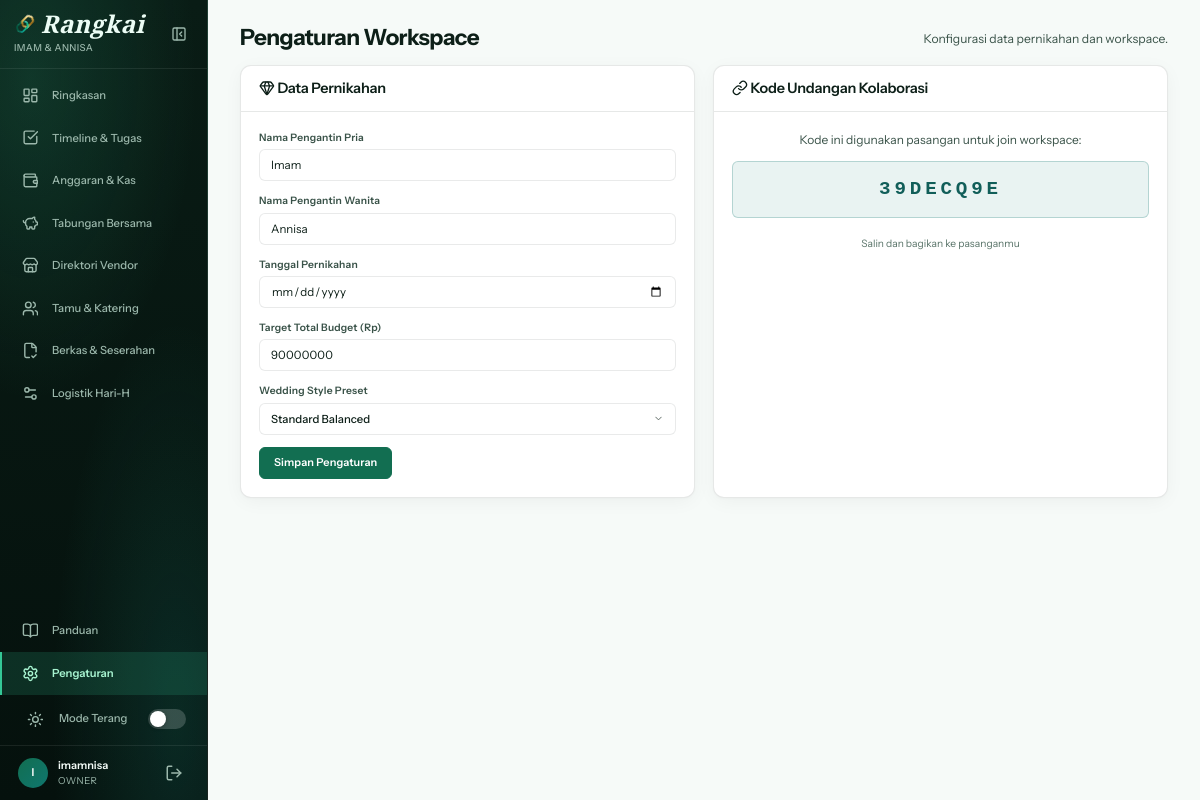
The app's page /settings/ (signed in) with its own data.
### core/models.py (models this page shows, shortened)
class Wedding(models.Model):
    groom_name = models.CharField('Nama Pengantin Pria', max_length=100)
    bride_name = models.CharField('Nama Pengantin Wanita', max_length=100)
    wedding_date = models.DateField('Tanggal Pernikahan', null=True, blank=True)
    total_budget = models.DecimalField(
        'Target Total Budget (Rp)',
        max_digits=15,
        decimal_places=0,
        default=0,
    )
    budget_style = models.CharField(
        'Wedding Style Preset',
        max_length=20,
        choices=[
            ('foodie', 'Foodie Focus'),
            ('aesthetic', 'Aesthetic Focus'),
            ('balanced', 'Standard Balanced'),
        ],
        default='balanced',
    )
    invite_code = models.CharField(
        'Kode Undangan Kolaborasi',
        max_length=8,
        unique=True,
        default=generate_invite_code,
    )
    members = models.ManyToManyField(
        settings.AUTH_USER_MODEL,
        through='WeddingMembership',
        related_name='weddings',
    )
    created_at = models.DateTimeField(auto_now_add=True)
    updated_at = models.DateTimeField(auto_now=True)
    class Meta:
        verbose_name = 'Wedding Workspace'
        verbose_name_plural = 'Wedding Workspaces'
        ordering = ['-created_at']
    @property
    def days_remaining(self):
        if not self.wedding_date:
            return None
        delta = self.wedding_date - timezone.now().date()
        return max(delta.days, 0)

class WeddingMembership(models.Model):
    ROLE_CHOICES = [
        ('owner', 'Owner'),
        ('co_owner', 'Co-Owner'),
        ('crew', 'Crew / Panitia'),
    ]
    user = models.ForeignKey(
        settings.AUTH_USER_MODEL,
        on_delete=models.CASCADE,
        related_name='wedding_memberships',
    )
    wedding = models.ForeignKey(
        Wedding,
        on_delete=models.CASCADE,
        related_name='memberships',
    )
    role = models.CharField(
        max_length=10,
        choices=ROLE_CHOICES,
        default='owner',
    )
    joined_at = models.DateTimeField(auto_now_add=True)
    class Meta:
        unique_together = ('user', 'wedding')
        verbose_name = 'Wedding Membership'

### core/views.py (the view)
# urls.py: path('settings/', views.settings_view, name='settings'),
@login_required
@workspace_required
def settings_view(request):
    wedding = request.wedding
    if request.method == 'POST':
        form = WeddingSettingsForm(request.POST, instance=wedding)
        if form.is_valid():
            form.save()
            messages.success(request, 'Pengaturan berhasil disimpan.')
            if request.htmx:
                return render(request, 'core/partials/settings_form.html', {'form': form})
            return redirect('core:settings')
    else:
        form = WeddingSettingsForm(instance=wedding)
    return render(request, 'core/settings.html', {'form': form})

### core/forms.py
class WeddingSettingsForm(forms.ModelForm):
    class Meta:
        model = Wedding
        fields = ['groom_name', 'bride_name', 'wedding_date', 'total_budget', 'budget_style']
        widgets = {
            'groom_name': forms.TextInput(attrs={'class': 'wp-input'}),
            'bride_name': forms.TextInput(attrs={'class': 'wp-input'}),
            'wedding_date': forms.DateInput(attrs={'type': 'date', 'class': 'wp-input'}),
            'total_budget': forms.NumberInput(attrs={'class': 'wp-input'}),
            'budget_style': forms.Select(attrs={'class': 'wp-input'}),
        }

### core/context_processors.py (called while the page is built)
def workspace_context(request):
    ctx = {
        'wedding': getattr(request, 'wedding', None),
        'wedding_role': getattr(request, 'wedding_role', None),
    }
    if ctx['wedding']:
        ctx['days_remaining'] = ctx['wedding'].days_remaining
    return ctx

### templates/core/settings.html (shortened to what this page needs)
{% extends "base.html" %}
{% load humanize %}
{% block content %}
<div class="page-header">
  <h1>Pengaturan <span class="serif-accent">Workspace</span></h1>
  <p class="page-subtitle">Konfigurasi data pernikahan dan workspace.</p>
</div>
<div class="bento-grid bento-grid-2">
  <div class="card">
    <div class="card-header">
      <h3><i data-lucide="gem"></i> Data Pernikahan</h3>
    </div>
    <div class="card-body">
      <form method="post">
        {% for field in form %}
        <div class="form-group">
          <label for="{{ field.id_for_label }}">{{ field.label }}</label>
          {{ field }}
        </div>
        {% endfor %}
        <button type="submit" class="btn btn-primary">Simpan Pengaturan</button>
      </form>
    </div>
  </div>
  <div class="card">
    <div class="card-header">
      <h3><i data-lucide="link"></i> Kode Undangan Kolaborasi</h3>
    </div>
    <div class="card-body text-center">
      <p class="text-secondary mb-md">Kode ini digunakan pasangan untuk join workspace:</p>
      <div class="invite-code-display mb-lg">{{ wedding.invite_code }}</div>
      <p class="text-muted" style="font-size: 0.8rem;">Salin dan bagikan ke pasanganmu</p>
    </div>
  </div>
</div>
{% endblock %}

### templates/base.html (shortened to what this page needs)
{% load static %}
{% load humanize %}
<!DOCTYPE html>
<html lang="id">
<head>
  <link rel="stylesheet" href="{% static 'css/design-tokens.css' %}?v=41">
  <link rel="stylesheet" href="{% static 'css/main.css' %}?v=41">
  <link rel="stylesheet" href="https://cdn.jsdelivr.net/npm/driver.js@1.0.1/dist/driver.css" />
</head>
<body>
  {% block body %}
  <div class="app-shell" x-data="{
         collapsed: (localStorage.getItem('sidebarCollapsed') === null) ? window.innerWidth < 1100 : localStorage.getItem('sidebarCollapsed') === 'true',
          isMobile: window.innerWidth <= 768,
          drawerOpen: false,
          touchX: null,
          get rail() { return this.collapsed && !this.isMobile; },
          init() {
            const mq = window.matchMedia('(max-width: 768px)');
            const sync = () => { this.isMobile = mq.matches; if (!mq.matches) this.drawerOpen = false; };
            mq.addEventListener('change', sync); sync();
            window.addEventListener('toggle-drawer', () => { this.drawerOpen = !this.drawerOpen; });
            window.addEventListener('close-drawer', () => { this.drawerOpen = false; });
            this.$watch('drawerOpen', v => { document.body.classList.toggle('drawer-open', v); if (v) this.$nextTick(() => { if (window.lucide) lucide.createIcons(); }); });
          },
         isDark: document.documentElement.getAttribute('data-theme') === 'dark',
         inspectorOpen: false,
         inspectorTitle: '',
         toggleTheme() {
           this.isDark = !this.isDark;
           const newTheme = this.isDark ? 'dark' : 'light';
           document.documentElement.setAttribute('data-theme', newTheme);
           localStorage.setItem('theme', newTheme);
           this.$nextTick(() => { if (window.lucide) lucide.createIcons(); });
           window.dispatchEvent(new CustomEvent('themeChanged', { detail: { theme: newTheme } }));
         },
         openInspector(title, content) {
           this.inspectorTitle = title || 'Details';
           if (content) {
             document.getElementById('inspectorContent').innerHTML = content;
           }
           this.inspectorOpen = true;
           this.$nextTick(() => { if (window.lucide) lucide.createIcons(); });
         },
         closeInspector() {
           this.inspectorOpen = false;
         }
       }" @open-inspector.window="openInspector($event.detail.title, $event.detail.content)"
    @close-inspector.window="closeInspector()">
    <aside class="sidebar" id="sidebar" :class="{ 'collapsed': rail, 'open': drawerOpen }"
      @keydown.escape.window="drawerOpen = false"
      @touchstart.passive="touchX = $event.touches[0].clientX"
      @touchend.passive="if (isMobile && touchX !== null && touchX - $event.changedTouches[0].clientX > 60) drawerOpen = false; touchX = null">
      <div class="sidebar-brand">
        <a href="{% url 'core:dashboard' %}" class="brand-link" x-show="!rail">
          <div class="brand-info">
            <div class="brand-title-row">
              <img src="{% static 'img/logo.svg' %}?v=21" alt="Rangkai Logo" class="brand-logo-icon" />
              <span class="brand-text">Rangkai</span>
            </div>
            {% if wedding %}
            <div class="couple-names">
              {{ wedding.groom_name|title }} & {{ wedding.bride_name|title }}
            </div>
            {% endif %}
          </div>
        </a>
        <button type="button"
                class="sidebar-collapse-btn"
                @click="collapsed = !collapsed; localStorage.setItem('sidebarCollapsed', collapsed); setTimeout(() => lucide.createIcons(), 50); setTimeout(() => window.dispatchEvent(new Event('resize')), 350);"
                :title="rail ? 'Perluas Sidebar' : 'Kecilkan Sidebar'"
                :aria-label="rail ? 'Perluas Sidebar' : 'Kecilkan Sidebar'">
          <i x-show="!rail" data-lucide="panel-left-close" style="width: 16px; height: 16px;"></i>
        </button>
      </div>
      <nav class="sidebar-nav" hx-boost="true" hx-target=".main-content" hx-select=".main-content" hx-swap="outerHTML show:top" hx-sync="this:replace">
        <a href="{% url 'core:dashboard' %}"
          class="{% if request.path == '/' or request.path == '/dashboard/' %}active{% endif %}">
          <span class="nav-icon"><i data-lucide="layout-dashboard"></i></span> <span class="nav-text">Ringkasan</span>
        </a>
        <a href="{% url 'operations-checklist:checklist' %}"
          class="{% if '/checklist/' in request.path and '/details/' not in request.path %}active{% endif %}">
          <span class="nav-icon"><i data-lucide="check-square"></i></span> <span class="nav-text">Timeline & Tugas</span>
        </a>
        <a href="{% url 'finances:dashboard' %}"
          class="{% if '/budgets/' in request.path and '/savings/' not in request.path %}active{% endif %}">
          <span class="nav-icon"><i data-lucide="wallet"></i></span> <span class="nav-text">Anggaran & Kas</span>
        </a>
        <a href="{% url 'finances:savings_tracker' %}" class="{% if '/savings/' in request.path %}active{% endif %}">
          <span class="nav-icon"><i data-lucide="piggy-bank"></i></span> <span class="nav-text">Tabungan Bersama</span>
        </a>
        <a href="{% url 'vendors:compare' %}" class="{% if '/vendors/' in request.path %}active{% endif %}">
          <span class="nav-icon"><i data-lucide="store"></i></span> <span class="nav-text">Direktori Vendor</span>
        </a>
        <a href="{% url 'guests:list' %}" class="{% if '/guests/' in request.path %}active{% endif %}">
          <span class="nav-icon"><i data-lucide="users"></i></span> <span class="nav-text">Tamu & Katering</span>
        </a>
        <a href="{% url 'operations-checklist:detail_checklists' %}"
          class="{% if '/details/' in request.path %}active{% endif %}">
          <span class="nav-icon"><i data-lucide="file-check-2"></i></span> <span class="nav-text">Berkas & Seserahan</span>
        </a>
        <a href="{% url 'operations-hub:operations_hub' %}"
          class="{% if '/operations/' in request.path %}active{% endif %}">
          <span class="nav-icon"><i data-lucide="settings-2"></i></span> <span class="nav-text">Logistik Hari-H</span>
        </a>
        <a href="{% url 'core:guide' %}" class="{% if '/guide/' in request.path %}active{% endif %}"
          style="margin-top: auto;">
          <span class="nav-icon"><i data-lucide="book-open"></i></span> <span class="nav-text">Panduan</span>
        </a>
        <a href="{% url 'core:settings' %}" class="{% if '/settings/' in request.path %}active{% endif %}">
          <span class="nav-icon"><i data-lucide="settings"></i></span> <span class="nav-text">Pengaturan</span>
        </a>
        <div class="sidebar-theme-toggle-row" @click="toggleTheme()"
          :title="isDark ? 'Beralih ke Mode Terang' : 'Beralih ke Mode Gelap'">
          <span class="nav-icon"><i :data-lucide="isDark ? 'moon' : 'sun'"></i></span>
          <span class="nav-text" x-show="!rail" x-text="isDark ? 'Mode Gelap' : 'Mode Terang'">Mode Gelap</span>
          <div class="theme-switch" x-show="!rail">
            <span class="theme-switch-slider" :class="{ 'active': isDark }"></span>
          </div>
        </div>
      </nav>
      <div class="sidebar-footer" :style="rail ? 'padding: 16px 8px;' : ''">
        {% if user.is_authenticated %}
        <div class="user-profile-row">
          <div class="user-info" x-show="!rail">
            <div class="user-avatar">
              {{ user.username|first|upper }}
            </div>
            <div class="user-text">
              <div class="user-name">
                {{ user.username }}
              </div>
              {% if wedding_role %}
              <div class="user-role">
                {{ wedding_role }}
              </div>
              {% endif %}
            </div>
          </div>
          <a href="{% url 'core:logout' %}" class="btn btn-ghost logout-btn" title="Logout"
            :style="rail ? 'width: 100%; display: flex; justify-content: center;' : ''">
            <i data-lucide="log-out" style="width: 18px; height: 18px;"></i>
          </a>
        </div>
        {% endif %}
      </div>
    </aside>
    <main class="main-content" :class="{ 'collapsed': rail }">
      {% block content %}{% endblock %}
    </main>
      </div>
  {% endblock %}
</body>
</html>

### static/css/design-tokens.css (style rules this page uses)
:root { --wp-font-logo: 'Cormorant Garamond', 'Instrument Serif', Georgia, serif; --wp-font-display: 'Instrument Sans', -apple-system, BlinkMacSystemFont, 'Segoe UI', sans-serif; --wp-font-sans: 'Instrument Sans', -apple-system, BlinkMacSystemFont, 'Segoe UI', sans-serif; --wp-font-mono: 'JetBrains Mono', 'Fira Code', monospace; --wp-text-xs: 0.75rem; --wp-text-sm: 0.84rem; --wp-text-base: 0.9375rem; --wp-text-md: 1.05rem; --wp-text-lg: 1.25rem; --wp-text-xl: 1.55rem; --wp-text-2xl: 2.15rem; --wp-bg-canvas: #F6FAF8; --wp-bg-base: #F6FAF8; --wp-bg-surface: #FFFFFF; --wp-bg-surface-subtle: #EDF4F0; --wp-bg-surface-muted: #E0ECE6; --wp-surface-panel: #FFFFFF; --wp-surface-elevated: #FFFFFF; --wp-dark-hero: #091C15; --wp-dark-hero-surface: rgba(255, 255, 255, 0.06); --wp-sidebar-bottom: #05110D; --wp-dark-border: rgba(255, 255, 255, 0.08); --wp-sidebar-border: rgba(255, 255, 255, 0.08); --wp-sidebar-text: #F2FAF6; --wp-sidebar-text-muted: #9CB8AC; --wp-sage-main: #126E51; --wp-sage-dark: #0B4A36; --wp-sage-light: #289E78; --wp-sage-soft: rgba(18, 110, 81, 0.09); --wp-sage-border: rgba(18, 110, 81, 0.24); --wp-gold-main: #0F766E; --wp-gold-dark: #115E59; --wp-gold-light: #14B8A6; --wp-gold-soft: rgba(15, 118, 110, 0.09); --wp-gold-border: rgba(15, 118, 110, 0.24); --wp-terracotta-main: #C2543D; --wp-terracotta-dark: #8C3422; --wp-terracotta-soft: rgba(194, 84, 61, 0.08); --wp-terracotta-border: rgba(194, 84, 61, 0.22); --wp-accent-contrast: #126E51; --wp-accent-contrast-hover: #0B4A36; --wp-accent-text: #FFFFFF; --wp-text-main: #0D1F18; --wp-text-primary: #0D1F18; --wp-text-secondary: #395248; --wp-text-muted: #587368; --wp-text-inverse: #F6FAF8; --wp-hairline: rgba(13, 31, 24, 0.10); --wp-border-light: rgba(13, 31, 24, 0.09); --wp-border-hover: var(--wp-sage-main); --wp-glass-bg: rgba(255, 255, 255, 0.94); --wp-glass-bg-hover: rgba(255, 255, 255, 0.99); --wp-glass-border: rgba(13, 31, 24, 0.09); --wp-glass-border-subtle: rgba(13, 31, 24, 0.06); --wp-glass-shadow: 0 4px 24px -2px rgba(9, 28, 21, 0.05), 0 1px 2px rgba(9, 28, 21, 0.03); --wp-glass-shadow-hover: 0 10px 28px -4px rgba(9, 28, 21, 0.09); --wp-radius-xs: 5px; --wp-radius-sm: 6px; --wp-radius-md: 11px; --wp-radius-lg: 16px; --wp-radius-pill: 9999px; --wp-shadow-sm: 0 2px 8px -1px rgba(9, 28, 21, 0.05); --wp-shadow-card: 0 4px 20px -2px rgba(9, 28, 21, 0.05), 0 1px 3px rgba(9, 28, 21, 0.02); --wp-shadow-elevated: 0 12px 30px -4px rgba(9, 28, 21, 0.09), 0 3px 10px -2px rgba(18, 110, 81, 0.07); --wp-shadow-hero: 0 20px 50px -10px rgba(9, 28, 21, 0.12); --wp-shadow-dropdown: 0 16px 40px -4px rgba(9, 28, 21, 0.12); --wp-shadow-drawer: -12px 0 48px -4px rgba(9, 28, 21, 0.14); --wp-transition-fast: 0.15s cubic-bezier(0.4, 0, 0.2, 1); --wp-transition-normal: 0.25s cubic-bezier(0.16, 1, 0.3, 1); --wp-transition-smooth: 0.35s cubic-bezier(0.16, 1, 0.3, 1); --wp-space-xs: 3px; --wp-space-sm: 6px; --wp-space-md: 12px; --wp-space-lg: 18px; --wp-space-xl: 28px; --wp-space-2xl: 42px; --wp-space-3xl: 56px; --wp-sidebar-width: 208px; --wp-sidebar-collapsed: 56px; --wp-inspector-width: 360px; --wp-selection-bg: rgba(18, 110, 81, 0.16); --wp-selection-text: #0D1F18; --wp-focus-ring: rgba(18, 110, 81, 0.35); }

### records on screen
Wedding: groom_name "IMAM", bride_name "ANNISA", form "Imam" "Annisa" "90000000", invite_code "39DECQ9E"
WeddingMembership: role "OWNER"

### other values on screen
{{ user.username|first|upper }} "I"
{{ user.username }} "imamnisa"
{{ field.label }} "Nama Pengantin Pria" "Nama Pengantin Wanita" "Tanggal Pernikahan" "Target Total Budget (Rp)" "Wedding Style Preset"
